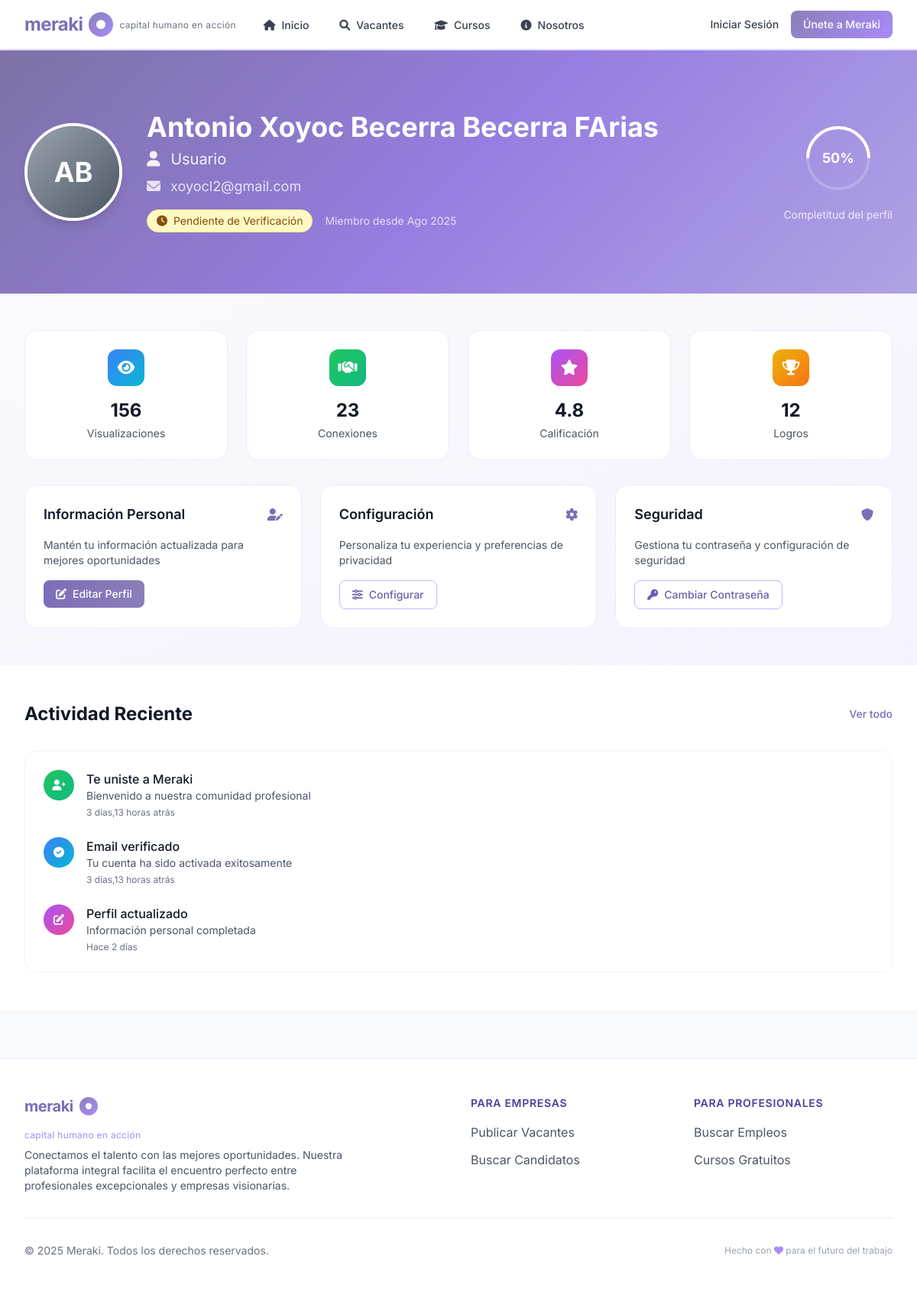
The page /accounts/profile/ (signed in) on the database as committed earlier.
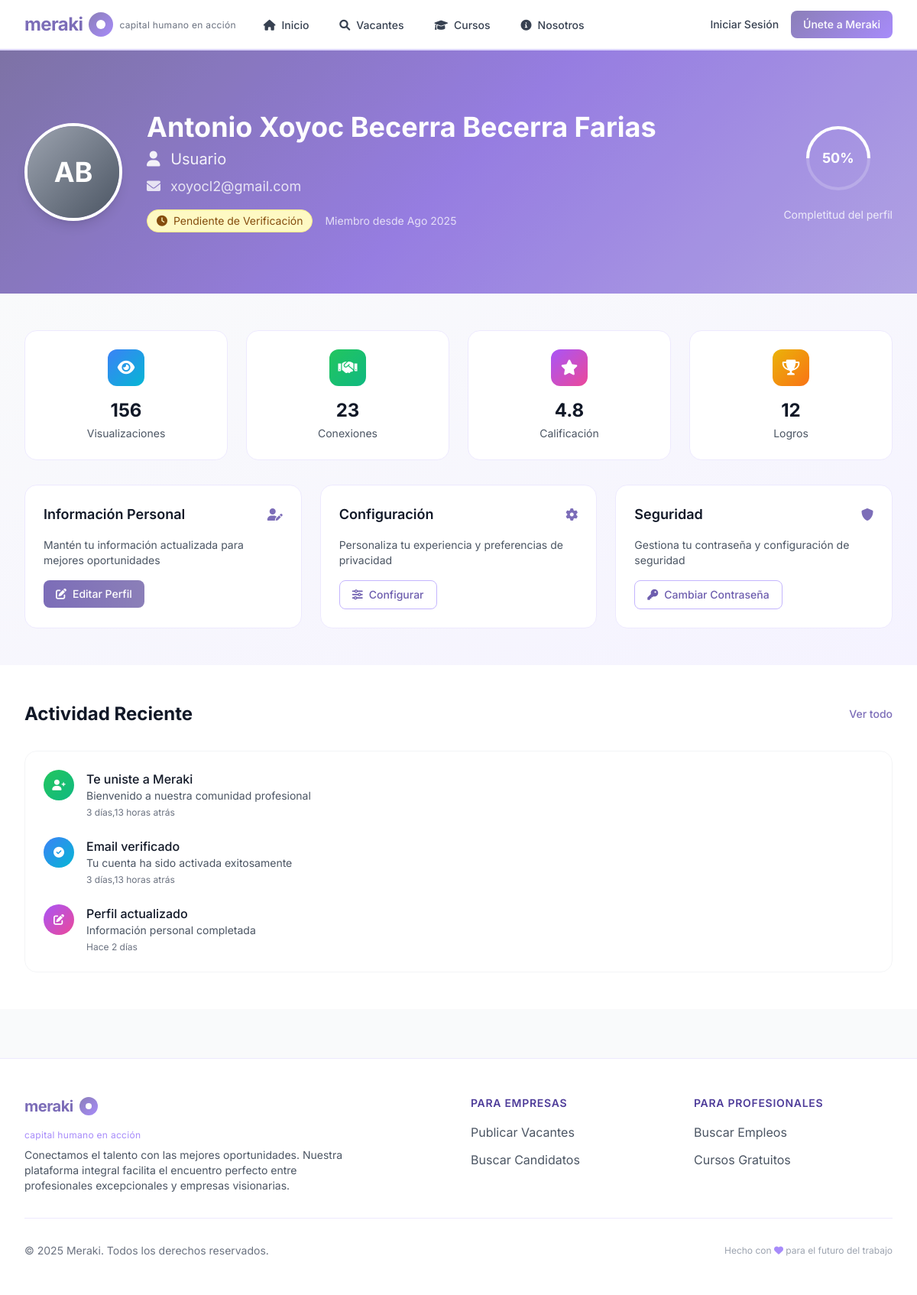
The same page on the database as committed later.
### accounts/models.py (models this page shows, shortened)
class User(AbstractUser):
    USER_TYPES = (
        ('admin', 'Administrador'),
        ('company', 'Empresa'),
        ('applicant', 'Aspirante'),
    )
    user_type = models.CharField(max_length=20, choices=USER_TYPES)
    user_permissions = models.ManyToManyField(Permission, related_name='User', blank=True)
    groups = models.ManyToManyField(Group, related_name='User', blank=True)
    is_verified = models.BooleanField(default=False)
    created_at = models.DateTimeField(auto_now_add=True)
    email = models.EmailField(unique=True)
    USERNAME_FIELD = 'email'
    REQUIRED_FIELDS = ['username', 'first_name', 'last_name']

### accounts/views.py (the view)
# urls.py: path('profile/', views.ProfileView.as_view(), name='profile'),
class ProfileView(LoginRequiredMixin, TemplateView):
    template_name = 'accounts/profile.html'
    def get_context_data(self, **kwargs):
        context = super().get_context_data(**kwargs)
        user = self.request.user
        context['user'] = user
        if hasattr(user, 'user_type'):
            if user.user_type == 'applicant' and hasattr(user, 'applicantprofile'):
                context['applicant'] = user.applicantprofile
            elif user.user_type == 'company' and hasattr(user, 'company'):
                context['company'] = user.company
        return context

### templates/accounts/profile.html (shortened to what this page needs)
{% extends 'base.html' %}
{% load static %}
{% block content %}
<section class="profile-gradient relative overflow-hidden py-20">
    <div class="absolute inset-0 bg-black opacity-10"></div>
    <div class="relative max-w-7xl mx-auto px-4 sm:px-6 lg:px-8">
        <div class="flex flex-col md:flex-row items-center space-y-6 md:space-y-0 md:space-x-8">
            <div class="avatar-container">
                <div class="w-32 h-32 rounded-full overflow-hidden border-4 border-white shadow-lg">
                    {% if user.profile.avatar %}
                        <img src="{{ user.profile.avatar.url }}" alt="{{ user.get_full_name }}" class="w-full h-full object-cover" id="avatarImage">
                    {% else %}
                        <div class="w-full h-full bg-gradient-to-br from-gray-400 to-gray-600 flex items-center justify-center" id="avatarPlaceholder">
                            <span class="text-white text-4xl font-bold">
                                {% if user.first_name %}{{ user.first_name.0 }}{% endif %}{% if user.last_name %}{{ user.last_name.0 }}{% endif %}
                            </span>
                        </div>
                    {% endif %}
                </div>
            </div>
            <div class="text-center md:text-left text-white flex-1">
                <h1 class="text-4xl font-bold mb-2">
                    {{ user.get_full_name|default:user.username }}
                </h1>
                <p class="text-xl opacity-90 mb-2">
                    {% if user.user_type == 'applicant' %}
                        <i class="fas fa-user-graduate mr-2"></i>
                        Profesional
                    {% elif user.user_type == 'company' %}
                        <i class="fas fa-building mr-2"></i>
                        Empresa
                    {% else %}
                        <i class="fas fa-user mr-2"></i>
                        Usuario
                    {% endif %}
                </p>
                <p class="text-lg opacity-80 mb-4">
                    <i class="fas fa-envelope mr-2"></i>
                    {{ user.email }}
                </p>
                <div class="flex items-center justify-center md:justify-start space-x-4">
                    {% if user.is_verified %}
                        <span class="inline-flex items-center px-3 py-1 rounded-full text-sm bg-green-100 text-green-800 border border-green-200">
                            <i class="fas fa-check-circle mr-2"></i>
                            Cuenta Verificada
                        </span>
                    {% else %}
                        <span class="inline-flex items-center px-3 py-1 rounded-full text-sm bg-yellow-100 text-yellow-800 border border-yellow-200">
                            <i class="fas fa-clock mr-2"></i>
                            Pendiente de Verificación
                        </span>
                    {% endif %}
                    <span class="text-sm opacity-75">
                        Miembro desde {{ user.date_joined|date:"M Y" }}
                    </span>
                </div>
            </div>
            <div class="flex flex-col items-center">
                <div class="relative w-24 h-24 mb-4">
                    <svg class="progress-ring w-24 h-24">
                        <circle cx="48" cy="48" r="40" stroke="#ffffff30" stroke-width="4" fill="transparent"/>
                        <circle cx="48" cy="48" r="40" stroke="#ffffff" stroke-width="4" fill="transparent"
                                class="progress-ring-circle" id="progressCircle"/>
                    </svg>
                    <div class="absolute inset-0 flex items-center justify-center">
                        <span class="text-white text-lg font-bold" id="progressText">75%</span>
                    </div>
                </div>
                <p class="text-white text-sm opacity-80 text-center">
                    Completitud del perfil
                </p>
            </div>
        </div>
    </div>
</section>
<section class="py-12 bg-gradient-to-br from-gray-50 to-meraki-50">
    <div class="max-w-7xl mx-auto px-4 sm:px-6 lg:px-8">
        <div class="grid grid-cols-1 md:grid-cols-2 lg:grid-cols-4 gap-6 mb-8">
            <div class="stat-card profile-card rounded-2xl p-6 border border-meraki-100 text-center animate-fade-in">
                <div class="w-12 h-12 bg-gradient-to-br from-blue-500 to-cyan-500 rounded-xl flex items-center justify-center mx-auto mb-4">
                    <i class="fas fa-eye text-white text-xl"></i>
                </div>
                <div class="text-2xl font-bold text-gray-900 mb-1">156</div>
                <div class="text-sm text-gray-600">Visualizaciones</div>
            </div>
            <div class="stat-card profile-card rounded-2xl p-6 border border-meraki-100 text-center animate-fade-in" style="animation-delay: 0.1s;">
                <div class="w-12 h-12 bg-gradient-to-br from-green-500 to-emerald-500 rounded-xl flex items-center justify-center mx-auto mb-4">
                    <i class="fas fa-handshake text-white text-xl"></i>
                </div>
                <div class="text-2xl font-bold text-gray-900 mb-1">23</div>
                <div class="text-sm text-gray-600">Conexiones</div>
            </div>
            <div class="stat-card profile-card rounded-2xl p-6 border border-meraki-100 text-center animate-fade-in" style="animation-delay: 0.2s;">
                <div class="w-12 h-12 bg-gradient-to-br from-purple-500 to-pink-500 rounded-xl flex items-center justify-center mx-auto mb-4">
                    <i class="fas fa-star text-white text-xl"></i>
                </div>
                <div class="text-2xl font-bold text-gray-900 mb-1">4.8</div>
                <div class="text-sm text-gray-600">Calificación</div>
            </div>
            <div class="stat-card profile-card rounded-2xl p-6 border border-meraki-100 text-center animate-fade-in" style="animation-delay: 0.3s;">
                <div class="w-12 h-12 bg-gradient-to-br from-yellow-500 to-orange-500 rounded-xl flex items-center justify-center mx-auto mb-4">
                    <i class="fas fa-trophy text-white text-xl"></i>
                </div>
                <div class="text-2xl font-bold text-gray-900 mb-1">12</div>
                <div class="text-sm text-gray-600">Logros</div>
            </div>
        </div>
        <div class="grid grid-cols-1 md:grid-cols-3 gap-6">
            <div class="profile-card rounded-2xl p-6 border border-meraki-100 animate-fade-in" style="animation-delay: 0.4s;">
                <div class="flex items-center justify-between mb-4">
                    <h3 class="text-lg font-semibold text-gray-900">Información Personal</h3>
                    <i class="fas fa-user-edit text-meraki-600"></i>
                </div>
                <p class="text-gray-600 text-sm mb-4">
                    Mantén tu información actualizada para mejores oportunidades
                </p>
                <a href="{% url 'accounts:profile_edit' %}" class="inline-flex items-center px-4 py-2 bg-gradient-to-r from-meraki-600 to-meraki-500 text-white text-sm font-medium rounded-lg hover:from-meraki-700 hover:to-meraki-600 transition-all duration-200 transform hover:scale-105">
                    <i class="fas fa-edit mr-2"></i>
                    Editar Perfil
                </a>
            </div>
            <div class="profile-card rounded-2xl p-6 border border-meraki-100 animate-fade-in" style="animation-delay: 0.5s;">
                <div class="flex items-center justify-between mb-4">
                    <h3 class="text-lg font-semibold text-gray-900">Configuración</h3>
                    <i class="fas fa-cog text-meraki-600"></i>
                </div>
                <p class="text-gray-600 text-sm mb-4">
                    Personaliza tu experiencia y preferencias de privacidad
                </p>
                <a href="{% url 'accounts:settings' %}" class="inline-flex items-center px-4 py-2 border border-meraki-300 text-meraki-700 text-sm font-medium rounded-lg hover:bg-meraki-50 transition-colors duration-200">
                    <i class="fas fa-sliders-h mr-2"></i>
                    Configurar
                </a>
            </div>
            <div class="profile-card rounded-2xl p-6 border border-meraki-100 animate-fade-in" style="animation-delay: 0.6s;">
                <div class="flex items-center justify-between mb-4">
                    <h3 class="text-lg font-semibold text-gray-900">Seguridad</h3>
                    <i class="fas fa-shield-alt text-meraki-600"></i>
                </div>
                <p class="text-gray-600 text-sm mb-4">
                    Gestiona tu contraseña y configuración de seguridad
                </p>
                <a href="{% url 'accounts:password_change' %}" class="inline-flex items-center px-4 py-2 border border-meraki-300 text-meraki-700 text-sm font-medium rounded-lg hover:bg-meraki-50 transition-colors duration-200">
                    <i class="fas fa-key mr-2"></i>
                    Cambiar Contraseña
                </a>
            </div>
        </div>
    </div>
</section>
<section class="py-12 bg-white">
    <div class="max-w-7xl mx-auto px-4 sm:px-6 lg:px-8">
        <div class="flex items-center justify-between mb-8">
            <h2 class="text-2xl font-bold text-gray-900">
                Actividad Reciente
            </h2>
            <a href="#" class="text-meraki-600 hover:text-meraki-700 font-medium text-sm">
                Ver todo
            </a>
        </div>
        <div class="profile-card rounded-2xl p-6 border border-gray-100">
            <div class="space-y-6">
                <div class="flex items-start space-x-4 animate-fade-in">
                    <div class="w-10 h-10 bg-gradient-to-br from-green-500 to-emerald-500 rounded-full flex items-center justify-center flex-shrink-0">
                        <i class="fas fa-user-plus text-white text-sm"></i>
                    </div>
                    <div class="flex-1">
                        <p class="text-gray-900 font-medium">Te uniste a Meraki</p>
                        <p class="text-gray-600 text-sm">Bienvenido a nuestra comunidad profesional</p>
                        <p class="text-gray-500 text-xs mt-1">{{ user.date_joined|timesince }} atrás</p>
                    </div>
                </div>
                <div class="flex items-start space-x-4 animate-fade-in" style="animation-delay: 0.1s;">
                    <div class="w-10 h-10 bg-gradient-to-br from-blue-500 to-cyan-500 rounded-full flex items-center justify-center flex-shrink-0">
                        <i class="fas fa-check-circle text-white text-sm"></i>
                    </div>
                    <div class="flex-1">
                        <p class="text-gray-900 font-medium">Email verificado</p>
                        <p class="text-gray-600 text-sm">Tu cuenta ha sido activada exitosamente</p>
                        <p class="text-gray-500 text-xs mt-1">{{ user.date_joined|timesince }} atrás</p>
                    </div>
                </div>
                <div class="flex items-start space-x-4 animate-fade-in" style="animation-delay: 0.2s;">
                    <div class="w-10 h-10 bg-gradient-to-br from-purple-500 to-pink-500 rounded-full flex items-center justify-center flex-shrink-0">
                        <i class="fas fa-edit text-white text-sm"></i>
                    </div>
                    <div class="flex-1">
                        <p class="text-gray-900 font-medium">Perfil actualizado</p>
                        <p class="text-gray-600 text-sm">Información personal completada</p>
                        <p class="text-gray-500 text-xs mt-1">Hace 2 días</p>
                    </div>
                </div>
            </div>
        </div>
    </div>
</section>
{% endblock %}

Rows that differ between the two databases and show on the page:
changed User "xoyocl2@gmail.com": get_full_name "Antonio Xoyoc Becerra Becerra FArias" → "Antonio Xoyoc Becerra Becerra Farias"
